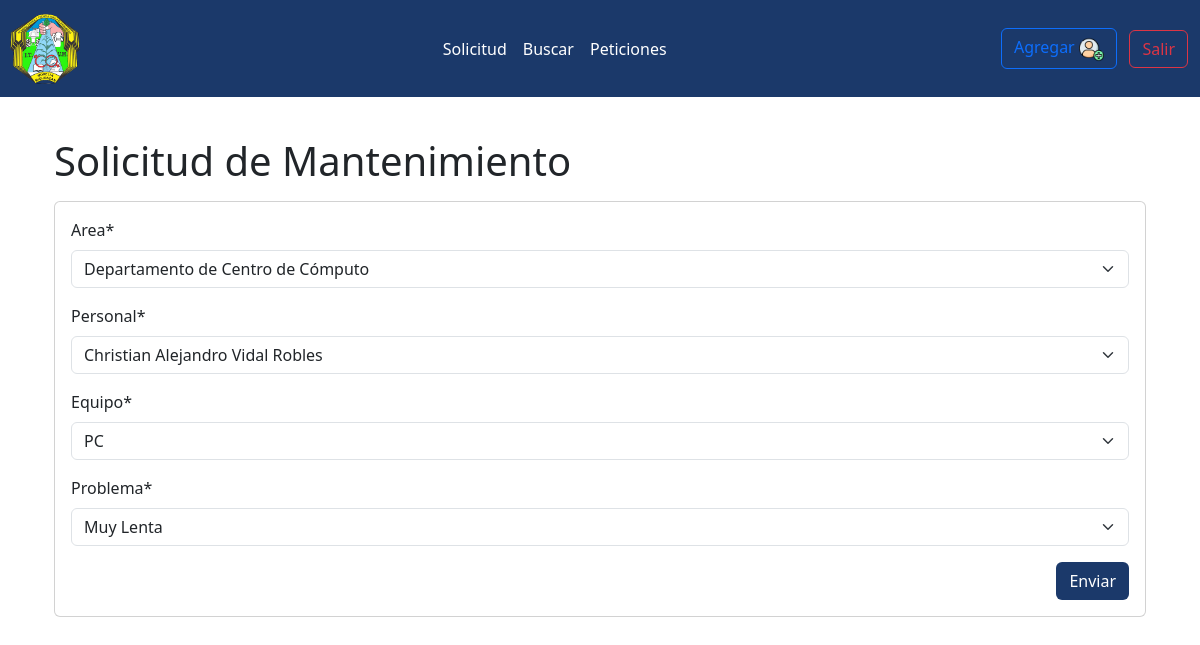
Page /solicitud/5/ (signed in) on the committed database.
### peticiones/models.py (models this page shows, shortened)
class Peticion(models.Model):
    id=models.AutoField(primary_key=True)
    area=models.ForeignKey(Area,on_delete=models.SET_NULL,blank=False,null=True)
    personal=models.ForeignKey(Personal,on_delete=models.SET_NULL,blank=False,null=True)
    equipo=models.ForeignKey(Equipo,on_delete=models.SET_NULL,blank=False,null=True)
    problema=models.ForeignKey(Problema,on_delete=models.SET_NULL,blank=False,null=True)
    os_choices ={
        ('Pendiente', 'Pendiente'),
        ('En Proceso','En Proceso'),
        ('Finalizada','Finalizada'),
    }
    estado=models.CharField(max_length=20,default="Pendiente",choices=os_choices)
    fsolicitud=models.DateTimeField(auto_now_add=True)
    class Meta:
        verbose_name= "Peticion"
        verbose_name_plural= "Peticiones"

### peticiones/views.py (the view)
# urls.py: path('solicitud/<int:pk>/', views.update_view, name='change'),
def update_view(request, pk):
    peticion = get_object_or_404(Peticion, pk=pk)
    form = RequestCreationForm(instance=peticion)
    if request.method == 'POST':
        form = RequestCreationForm(request.POST, instance=peticion)
        if form.is_valid():
            form.save()
            return redirect('change', pk=pk)
    return render(request, 'home.html', {'form': form})

### peticiones/models.py (called while the page is built)
    def __str__(self):
        return self.name

    def __str__(self):
        return self.name

    def __str__(self):
        return self.name

    def __str__(self):
        return self.name

### peticiones/templatetags/user_tags.py (called while the page is built)
@register.filter(name='has_group')
def has_group(user, group_name):
    group = Group.objects.filter(name=group_name)
    if group:
        group = group.first()
        return group in user.groups.all()
    else:
        return False

### peticiones/templates/home.html (shortened to what this page needs)
{%extends 'base.html'%}
{%load crispy_forms_tags%}
{%block content%}
<body>
    <div class="container"> <p><h1>Solicitud de Mantenimiento </h1></p>
        <div class="card">
            <div class="card-body">
                <form method="post" id="SolicitudForm" data-personals-url="{% url 'ajax_load_personals' %}" class="form-horizontal" role="form">
                    {{form|crispy}}
                    <div class="text-end" >
                        <input type="submit" value="Enviar" class="btn" style="background-color: #1b396a; color: white;" >
                    </div>
                </form>
            </div>
          </div>
    </div>
</body>
{%endblock%}

### rows in the picture
Peticion: area "Departamento de Centro de Cómputo", personal "Christian Alejandro Vidal Robles", equipo "PC", problema "Muy Lenta"
